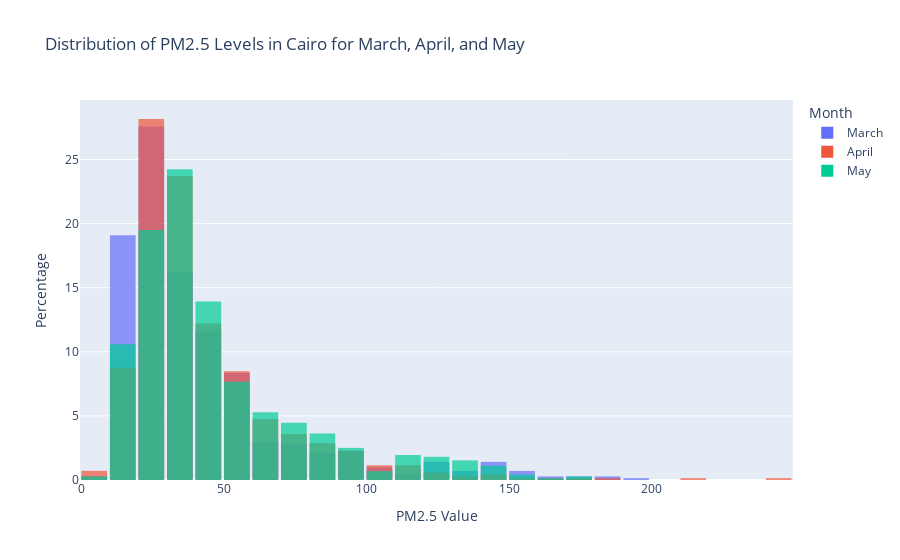

Notebook code cell kept with this figure:
### Code cell
import pandas as pd
import plotly.express as px

# Load the datasets
cairomarch = pd.read_csv("C:\\Users\\DAVY TANUI\\Desktop\\PRO\\AQIcairomarch.csv")
cairoapril = pd.read_csv("C:\\Users\\DAVY TANUI\\Desktop\\PRO\\AQIcairoapril.csv")
cairomay = pd.read_csv("C:\\Users\\DAVY TANUI\\Desktop\\PRO\\AQIcairomay.1721910996296.csv")

# Convert the datetime column to datetime objects
cairomarch['datetimeLocal'] = pd.to_datetime(cairomarch['datetimeLocal'], utc=True)
cairoapril['datetimeLocal'] = pd.to_datetime(cairoapril['datetimeLocal'], utc=True)
cairomay['datetimeLocal'] = pd.to_datetime(cairomay['datetimeLocal'], utc=True)

# Filter for PM2.5 measurements
pm25_march = cairomarch[cairomarch['parameter'] == 'pm25']
pm25_april = cairoapril[cairoapril['parameter'] == 'pm25']
pm25_may = cairomay[cairomay['parameter'] == 'pm25']

# Add a 'Month' column to each DataFrame for labeling
pm25_march['Month'] = 'March'
pm25_april['Month'] = 'April'
pm25_may['Month'] = 'May'

# Concatenate the DataFrames into a single DataFrame
combined_df = pd.concat([pm25_march, pm25_april, pm25_may])

# Create the histogram
fig = px.histogram(combined_df, x='value', color='Month', 
                   title='Distribution of PM2.5 Levels in Cairo for March, April, and May',
                   labels={'value': 'PM2.5 Value'},
                   barmode='overlay',  # Overlay bars for comparison
                   histnorm='percent',  # Show percentages
                   opacity=0.7,  # Slightly transparent for better visibility
                   nbins=30)  # Number of bins for the histogram

# Update layout
fig.update_layout(xaxis_title='PM2.5 Value', yaxis_title='Percentage',
                  barmode='overlay',  # Overlay bars for comparison
                  bargap=0.1)  # Gap between bars

# Show the plot
fig.show()

### Figure 1 — Plotly figure (JSON) as saved in the notebook; plotly's stock layout.template omitted (floating-point values rounded to 4 significant figures; data arrays with more than 128 entries replaced by an {"elided": "..."} marker saying what was removed)
{"data": [{"alignmentgroup": "True", "bingroup": "x", "histnorm": "percent", "hovertemplate": "Month=March<br>PM2.5 Value=%{x}<br>percent=%{y}<extra></extra>", "legendgroup": "March", "marker": {"color": "#636efa", "opacity": 0.7, "pattern": {"shape": ""}}, "name": "March", "nbinsx": 30, "offsetgroup": "March", "orientation": "v", "showlegend": true, "type": "histogram", "x": {"elided": "707 int values"}, "xaxis": "x", "yaxis": "y"}, {"alignmentgroup": "True", "bingroup": "x", "histnorm": "percent", "hovertemplate": "Month=April<br>PM2.5 Value=%{x}<br>percent=%{y}<extra></extra>", "legendgroup": "April", "marker": {"color": "#EF553B", "opacity": 0.7, "pattern": {"shape": ""}}, "name": "April", "nbinsx": 30, "offsetgroup": "April", "orientation": "v", "showlegend": true, "type": "histogram", "x": {"elided": "696 int values"}, "xaxis": "x", "yaxis": "y"}, {"alignmentgroup": "True", "bingroup": "x", "histnorm": "percent", "hovertemplate": "Month=May<br>PM2.5 Value=%{x}<br>percent=%{y}<extra></extra>", "legendgroup": "May", "marker": {"color": "#00cc96", "opacity": 0.7, "pattern": {"shape": ""}}, "name": "May", "nbinsx": 30, "offsetgroup": "May", "orientation": "v", "showlegend": true, "type": "histogram", "x": {"elided": "718 int values"}, "xaxis": "x", "yaxis": "y"}], "layout": {"bargap": 0.1, "barmode": "overlay", "legend": {"title": {"text": "Month"}, "tracegroupgap": 0}, "title": {"text": "Distribution of PM2.5 Levels in Cairo for March, April, and May"}, "xaxis": {"anchor": "y", "domain": [0, 1], "title": {"text": "PM2.5 Value"}}, "yaxis": {"anchor": "x", "domain": [0, 1], "title": {"text": "Percentage"}}}}
